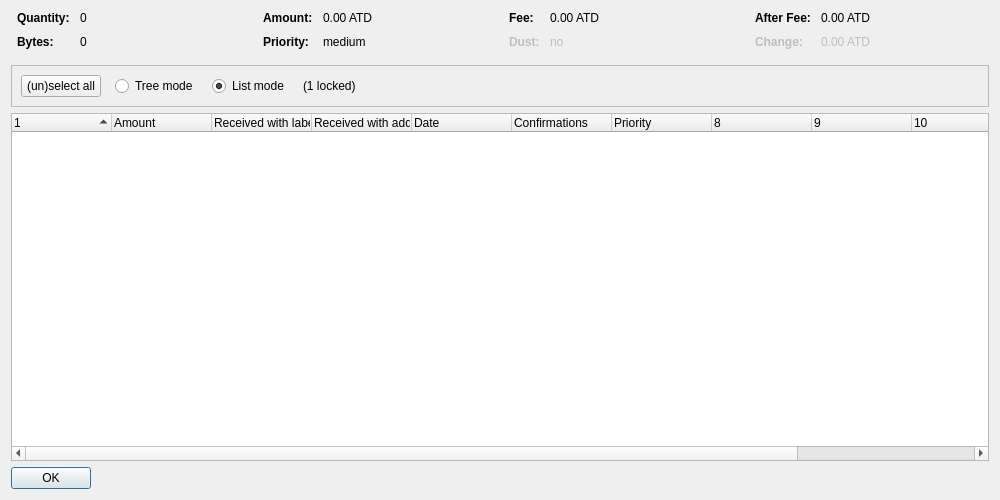
<?xml version="1.0" encoding="UTF-8"?>
<ui version="4.0">
 <class>CoinControlDialog</class>
 <widget class="QDialog" name="CoinControlDialog">
  <property name="geometry">
   <rect>
    <x>0</x>
    <y>0</y>
    <width>1000</width>
    <height>500</height>
   </rect>
  </property>
  <property name="windowTitle">
   <string>Coin Selection</string>
  </property>
  <layout class="QVBoxLayout" name="verticalLayout">
   <item>
    <layout class="QHBoxLayout" name="horizontalLayoutTop" stretch="0,0,0,0">
     <property name="topMargin">
      <number>0</number>
     </property>
     <property name="bottomMargin">
      <number>10</number>
     </property>
     <item>
      <layout class="QFormLayout" name="formLayoutCoinControl1">
       <property name="horizontalSpacing">
        <number>10</number>
       </property>
       <property name="verticalSpacing">
        <number>10</number>
       </property>
       <property name="leftMargin">
        <number>6</number>
       </property>
       <property name="rightMargin">
        <number>6</number>
       </property>
       <item row="0" column="0">
        <widget class="QLabel" name="labelCoinControlQuantityText">
         <property name="font">
          <font>
           <weight>75</weight>
           <bold>true</bold>
          </font>
         </property>
         <property name="text">
          <string>Quantity:</string>
         </property>
        </widget>
       </item>
       <item row="0" column="1">
        <widget class="QLabel" name="labelCoinControlQuantity">
         <property name="cursor">
          <cursorShape>IBeamCursor</cursorShape>
         </property>
         <property name="contextMenuPolicy">
          <enum>Qt::ActionsContextMenu</enum>
         </property>
         <property name="text">
          <string notr="true">0</string>
         </property>
         <property name="textInteractionFlags">
          <set>Qt::LinksAccessibleByMouse|Qt::TextSelectableByKeyboard|Qt::TextSelectableByMouse</set>
         </property>
        </widget>
       </item>
       <item row="1" column="0">
        <widget class="QLabel" name="labelCoinControlBytesText">
         <property name="font">
          <font>
           <weight>75</weight>
           <bold>true</bold>
          </font>
         </property>
         <property name="text">
          <string>Bytes:</string>
         </property>
        </widget>
       </item>
       <item row="1" column="1">
        <widget class="QLabel" name="labelCoinControlBytes">
         <property name="cursor">
          <cursorShape>IBeamCursor</cursorShape>
         </property>
         <property name="contextMenuPolicy">
          <enum>Qt::ActionsContextMenu</enum>
         </property>
         <property name="text">
          <string notr="true">0</string>
         </property>
         <property name="textInteractionFlags">
          <set>Qt::LinksAccessibleByMouse|Qt::TextSelectableByKeyboard|Qt::TextSelectableByMouse</set>
         </property>
        </widget>
       </item>
      </layout>
     </item>
     <item>
      <layout class="QFormLayout" name="formLayoutCoinControl2">
       <property name="horizontalSpacing">
        <number>10</number>
       </property>
       <property name="verticalSpacing">
        <number>10</number>
       </property>
       <property name="leftMargin">
        <number>6</number>
       </property>
       <property name="rightMargin">
        <number>6</number>
       </property>
       <item row="0" column="0">
        <widget class="QLabel" name="labelCoinControlAmountText">
         <property name="font">
          <font>
           <weight>75</weight>
           <bold>true</bold>
          </font>
         </property>
         <property name="text">
          <string>Amount:</string>
         </property>
        </widget>
       </item>
       <item row="0" column="1">
        <widget class="QLabel" name="labelCoinControlAmount">
         <property name="cursor">
          <cursorShape>IBeamCursor</cursorShape>
         </property>
         <property name="contextMenuPolicy">
          <enum>Qt::ActionsContextMenu</enum>
         </property>
         <property name="text">
          <string notr="true">0.00 ATD</string>
         </property>
         <property name="textInteractionFlags">
          <set>Qt::LinksAccessibleByMouse|Qt::TextSelectableByKeyboard|Qt::TextSelectableByMouse</set>
         </property>
        </widget>
       </item>
       <item row="1" column="0">
        <widget class="QLabel" name="labelCoinControlPriorityText">
         <property name="font">
          <font>
           <weight>75</weight>
           <bold>true</bold>
          </font>
         </property>
         <property name="text">
          <string>Priority:</string>
         </property>
        </widget>
       </item>
       <item row="1" column="1">
        <widget class="QLabel" name="labelCoinControlPriority">
         <property name="cursor">
          <cursorShape>IBeamCursor</cursorShape>
         </property>
         <property name="contextMenuPolicy">
          <enum>Qt::ActionsContextMenu</enum>
         </property>
         <property name="text">
          <string notr="true">medium</string>
         </property>
         <property name="textInteractionFlags">
          <set>Qt::LinksAccessibleByMouse|Qt::TextSelectableByKeyboard|Qt::TextSelectableByMouse</set>
         </property>
        </widget>
       </item>
      </layout>
     </item>
     <item>
      <layout class="QFormLayout" name="formLayoutCoinControl3">
       <property name="horizontalSpacing">
        <number>10</number>
       </property>
       <property name="verticalSpacing">
        <number>10</number>
       </property>
       <property name="leftMargin">
        <number>6</number>
       </property>
       <property name="rightMargin">
        <number>6</number>
       </property>
       <item row="0" column="0">
        <widget class="QLabel" name="labelCoinControlFeeText">
         <property name="font">
          <font>
           <weight>75</weight>
           <bold>true</bold>
          </font>
         </property>
         <property name="text">
          <string>Fee:</string>
         </property>
        </widget>
       </item>
       <item row="0" column="1">
        <widget class="QLabel" name="labelCoinControlFee">
         <property name="cursor">
          <cursorShape>IBeamCursor</cursorShape>
         </property>
         <property name="contextMenuPolicy">
          <enum>Qt::ActionsContextMenu</enum>
         </property>
         <property name="text">
          <string notr="true">0.00 ATD</string>
         </property>
         <property name="textInteractionFlags">
          <set>Qt::LinksAccessibleByMouse|Qt::TextSelectableByKeyboard|Qt::TextSelectableByMouse</set>
         </property>
        </widget>
       </item>
       <item row="1" column="0">
        <widget class="QLabel" name="labelCoinControlLowOutputText">
         <property name="enabled">
          <bool>false</bool>
         </property>
         <property name="font">
          <font>
           <weight>75</weight>
           <bold>true</bold>
          </font>
         </property>
         <property name="text">
          <string>Dust:</string>
         </property>
        </widget>
       </item>
       <item row="1" column="1">
        <widget class="QLabel" name="labelCoinControlLowOutput">
         <property name="enabled">
          <bool>false</bool>
         </property>
         <property name="cursor">
          <cursorShape>IBeamCursor</cursorShape>
         </property>
         <property name="contextMenuPolicy">
          <enum>Qt::ActionsContextMenu</enum>
         </property>
         <property name="text">
          <string notr="true">no</string>
         </property>
         <property name="textInteractionFlags">
          <set>Qt::LinksAccessibleByMouse|Qt::TextSelectableByKeyboard|Qt::TextSelectableByMouse</set>
         </property>
        </widget>
       </item>
      </layout>
     </item>
     <item>
      <layout class="QFormLayout" name="formLayoutCoinControl4">
       <property name="horizontalSpacing">
        <number>10</number>
       </property>
       <property name="verticalSpacing">
        <number>10</number>
       </property>
       <property name="leftMargin">
        <number>6</number>
       </property>
       <property name="rightMargin">
        <number>6</number>
       </property>
       <item row="0" column="0">
        <widget class="QLabel" name="labelCoinControlAfterFeeText">
         <property name="font">
          <font>
           <weight>75</weight>
           <bold>true</bold>
          </font>
         </property>
         <property name="text">
          <string>After Fee:</string>
         </property>
        </widget>
       </item>
       <item row="0" column="1">
        <widget class="QLabel" name="labelCoinControlAfterFee">
         <property name="cursor">
          <cursorShape>IBeamCursor</cursorShape>
         </property>
         <property name="contextMenuPolicy">
          <enum>Qt::ActionsContextMenu</enum>
         </property>
         <property name="text">
          <string notr="true">0.00 ATD</string>
         </property>
         <property name="textInteractionFlags">
          <set>Qt::LinksAccessibleByMouse|Qt::TextSelectableByKeyboard|Qt::TextSelectableByMouse</set>
         </property>
        </widget>
       </item>
       <item row="1" column="0">
        <widget class="QLabel" name="labelCoinControlChangeText">
         <property name="enabled">
          <bool>false</bool>
         </property>
         <property name="font">
          <font>
           <weight>75</weight>
           <bold>true</bold>
          </font>
         </property>
         <property name="text">
          <string>Change:</string>
         </property>
        </widget>
       </item>
       <item row="1" column="1">
        <widget class="QLabel" name="labelCoinControlChange">
         <property name="enabled">
          <bool>false</bool>
         </property>
         <property name="cursor">
          <cursorShape>IBeamCursor</cursorShape>
         </property>
         <property name="contextMenuPolicy">
          <enum>Qt::ActionsContextMenu</enum>
         </property>
         <property name="text">
          <string notr="true">0.00 ATD</string>
         </property>
         <property name="textInteractionFlags">
          <set>Qt::LinksAccessibleByMouse|Qt::TextSelectableByKeyboard|Qt::TextSelectableByMouse</set>
         </property>
        </widget>
       </item>
      </layout>
     </item>
    </layout>
   </item>
   <item>
    <widget class="QFrame" name="frame">
     <property name="minimumSize">
      <size>
       <width>0</width>
       <height>40</height>
      </size>
     </property>
     <property name="frameShape">
      <enum>QFrame::StyledPanel</enum>
     </property>
     <property name="frameShadow">
      <enum>QFrame::Sunken</enum>
     </property>
     <layout class="QHBoxLayout" name="horizontalLayout">
      <item>
       <layout class="QHBoxLayout" name="horizontalLayoutPanel" stretch="0,0,0,0,0">
        <property name="spacing">
         <number>14</number>
        </property>
        <item>
         <widget class="QPushButton" name="pushButtonSelectAll">
          <property name="sizePolicy">
           <sizepolicy hsizetype="Maximum" vsizetype="Fixed">
            <horstretch>0</horstretch>
            <verstretch>0</verstretch>
           </sizepolicy>
          </property>
          <property name="text">
           <string>(un)select all</string>
          </property>
          <property name="autoDefault">
           <bool>false</bool>
          </property>
         </widget>
        </item>
        <item>
         <widget class="QRadioButton" name="radioTreeMode">
          <property name="sizePolicy">
           <sizepolicy hsizetype="Maximum" vsizetype="Fixed">
            <horstretch>0</horstretch>
            <verstretch>0</verstretch>
           </sizepolicy>
          </property>
          <property name="text">
           <string>Tree mode</string>
          </property>
         </widget>
        </item>
        <item>
         <widget class="QRadioButton" name="radioListMode">
          <property name="sizePolicy">
           <sizepolicy hsizetype="Maximum" vsizetype="Fixed">
            <horstretch>0</horstretch>
            <verstretch>0</verstretch>
           </sizepolicy>
          </property>
          <property name="text">
           <string>List mode</string>
          </property>
          <property name="checked">
           <bool>true</bool>
          </property>
         </widget>
        </item>
        <item>
         <widget class="QLabel" name="labelLocked">
          <property name="text">
           <string notr="true">(1 locked)</string>
          </property>
         </widget>
        </item>
        <item>
         <spacer name="horizontalSpacer">
          <property name="orientation">
           <enum>Qt::Horizontal</enum>
          </property>
          <property name="sizeHint" stdset="0">
           <size>
            <width>40</width>
            <height>20</height>
           </size>
          </property>
         </spacer>
        </item>
       </layout>
      </item>
     </layout>
    </widget>
   </item>
   <item>
    <widget class="CoinControlTreeWidget" name="treeWidget">
     <property name="contextMenuPolicy">
      <enum>Qt::CustomContextMenu</enum>
     </property>
     <property name="sortingEnabled">
      <bool>false</bool>
     </property>
     <property name="columnCount">
      <number>12</number>
     </property>
     <attribute name="headerShowSortIndicator" stdset="0">
      <bool>true</bool>
     </attribute>
     <attribute name="headerStretchLastSection">
      <bool>false</bool>
     </attribute>
     <column>
      <property name="text">
       <string/>
      </property>
     </column>
     <column>
      <property name="text">
       <string>Amount</string>
      </property>
     </column>
     <column>
      <property name="text">
       <string>Received with label</string>
      </property>
     </column>
     <column>
      <property name="text">
       <string>Received with address</string>
      </property>
     </column>
     <column>
      <property name="text">
       <string>Date</string>
      </property>
     </column>
     <column>
      <property name="text">
       <string>Confirmations</string>
      </property>
      <property name="toolTip">
       <string>Confirmed</string>
      </property>
     </column>
     <column>
      <property name="text">
       <string>Priority</string>
      </property>
     </column>
     <column>
      <property name="text">
       <string/>
      </property>
     </column>
     <column>
      <property name="text">
       <string/>
      </property>
     </column>
     <column>
      <property name="text">
       <string/>
      </property>
     </column>
     <column>
      <property name="text">
       <string/>
      </property>
     </column>
     <column>
      <property name="text">
       <string/>
      </property>
     </column>
    </widget>
   </item>
   <item>
    <widget class="QDialogButtonBox" name="buttonBox">
     <property name="sizePolicy">
      <sizepolicy hsizetype="Maximum" vsizetype="Fixed">
       <horstretch>0</horstretch>
       <verstretch>0</verstretch>
      </sizepolicy>
     </property>
     <property name="orientation">
      <enum>Qt::Horizontal</enum>
     </property>
     <property name="standardButtons">
      <set>QDialogButtonBox::Ok</set>
     </property>
    </widget>
   </item>
  </layout>
 </widget>
 <customwidgets>
  <customwidget>
   <class>CoinControlTreeWidget</class>
   <extends>QTreeWidget</extends>
   <header>coincontroltreewidget.h</header>
  </customwidget>
 </customwidgets>
 <resources/>
 <connections/>
</ui>
